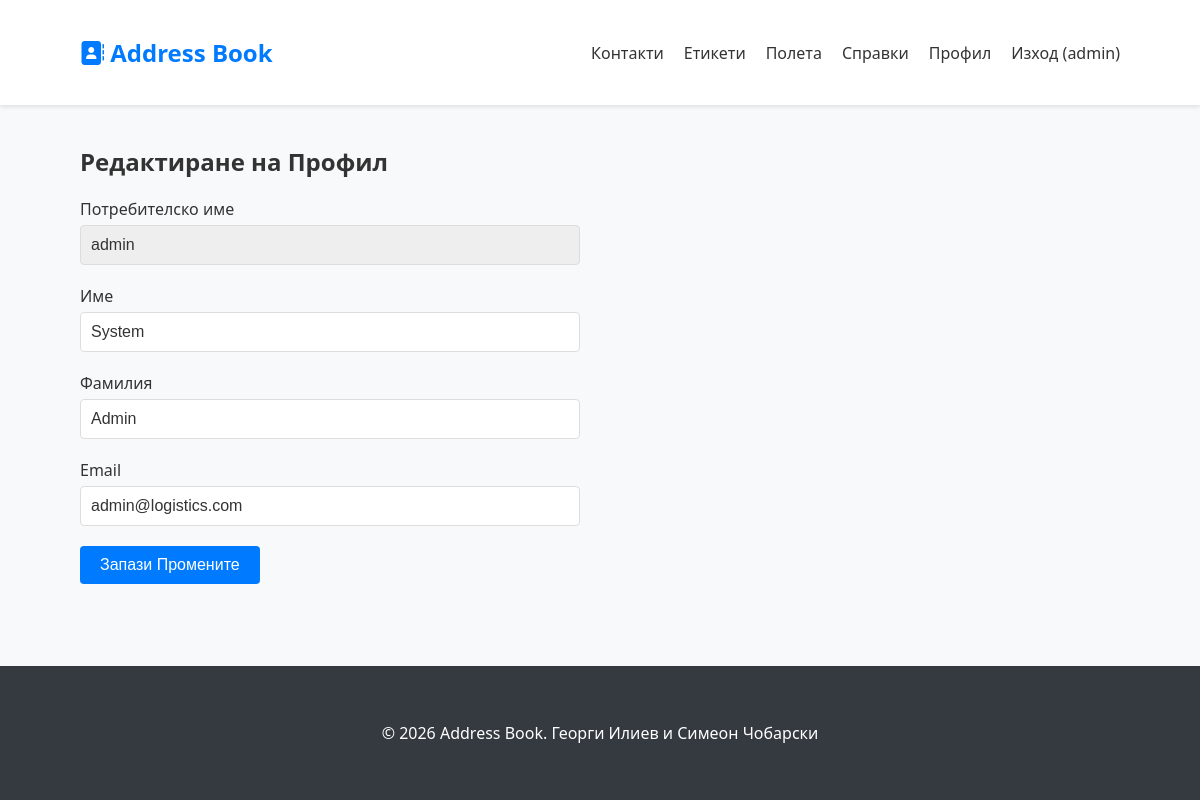
Page /auth/profile.php (signed in) on the earlier database version.
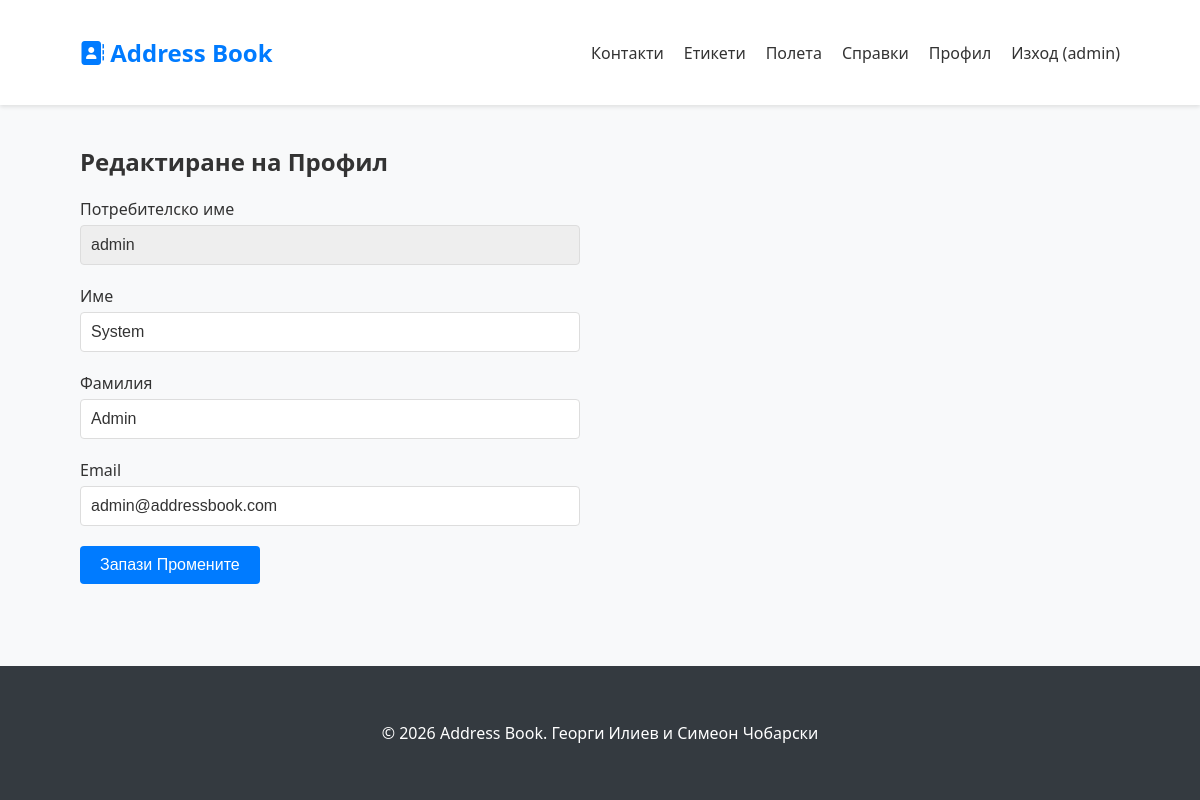
Same page on the later database version.
### tables this page shows
CREATE TABLE IF NOT EXISTS `users` (
  `id` int(11) NOT NULL AUTO_INCREMENT,
  `username` varchar(50) NOT NULL,
  `password` varchar(255) NOT NULL,
  `role` enum('admin','employee','client') NOT NULL DEFAULT 'client',
  `first_name` varchar(100) NOT NULL,
  `last_name` varchar(100) NOT NULL,
  `email` varchar(100) DEFAULT NULL,
  PRIMARY KEY (`id`),
  UNIQUE KEY `username` (`username`)
);

### classes/User.php (called while the page is built, shortened)
<?php
class User
{
    private $pdo;
    public function __construct($pdo)
    {
        $this->pdo = $pdo;
    }
    public function getUserById($id)
    {
        try {
            $stmt = $this->pdo->prepare("SELECT id, username, first_name, last_name, email, role FROM users WHERE id = :id");
            $stmt->execute([':id' => $id]);
            return $stmt->fetch();
        } catch (PDOException $e) {
            return false;
        }
    }
}

### auth/profile.php (the view, shortened to what this page needs)
<?php
require_once '../layouts/header.php';
require_once '../classes/User.php';
$userObj = new User($pdo);
$user = $userObj->getUserById($_SESSION['user_id']);
?>
<h2>Редактиране на Профил</h2>
<form method="POST" action="profile.php" style="max-width: 500px;">
    <div class="form-group">
        <label>Потребителско име</label>
        <input type="text" class="form-control" value="<?= htmlspecialchars($user['username']) ?>" disabled style="background: #eee;">
    </div>
    <div class="form-group">
        <label>Име</label>
        <input type="text" name="first_name" class="form-control" value="<?= htmlspecialchars($user['first_name']) ?>" required>
    </div>
    <div class="form-group">
        <label>Фамилия</label>
        <input type="text" name="last_name" class="form-control" value="<?= htmlspecialchars($user['last_name']) ?>" required>
    </div>
    <div class="form-group">
        <label>Email</label>
        <input type="email" name="email" class="form-control" value="<?= htmlspecialchars($user['email']) ?>">
    </div>
    <button type="submit" class="btn btn-primary">Запази Промените</button>
</form>
<?php require_once '../layouts/footer.php'; ?>

### layouts/header.php (shortened to what this page needs)
<!DOCTYPE html>
<html lang="bg">
<head>
    <link rel="stylesheet" href="../assets/css/style.css?v=<?= time() ?>">
    <link rel="stylesheet" href="https://cdnjs.cloudflare.com/ajax/libs/font-awesome/6.0.0/css/all.min.css">
</head>
<body>
    <header>
        <div class="container">
            <div class="logo">
                <a href="../index.php"><i class="fas fa-address-book"></i> Address Book</a>
            </div>
            <nav id="nav-menu">
                <ul>
                    <?php if (isset($_SESSION['user_id'])): ?>
                        <li><a href="../contacts/dashboard.php">Контакти</a></li>
                        <li><a href="../contacts/tags.php">Етикети</a></li>
                        <li><a href="../contacts/custom_fields.php">Полета</a></li>
                        <li><a href="../contacts/reports.php">Справки</a></li>
                        <li><a href="../auth/profile.php">Профил</a></li>
                        <li><a href="../auth/logout.php">Изход (<?= htmlspecialchars($_SESSION['username']) ?>)</a></li>
                    <?php else: ?>
                        <li><a href="../auth/login.php">Вход</a></li>
                        <li><a href="../auth/register.php">Регистрация</a></li>
                    <?php endif; ?>
                </ul>
            </nav>
        </div>
    </header>
    <main class="container">

### layouts/footer.php
</main>
<footer>
    <div class="container">
        <p>&copy; <?= date('Y') ?> Address Book. Георги Илиев и Симеон Чобарски</p>
    </div>
</footer>
</body>
</html>

### assets/css/style.css (style rules this page uses)
:root { --primary-color: #007bff; --secondary-color: #6c757d; --success-color: #28a745; --danger-color: #dc3545; --warning-color: #ffc107; --bg-light: #f8f9fa; --bg-paper: #ffffff; --bg-dark: #343a40; --text-color: #333333; --border-color: #dddddd; --input-bg: #ffffff; }
* { box-sizing: border-box; transition: background-color 0.3s ease, color 0.3s ease; }
body { font-family: 'Segoe UI', Tahoma, Geneva, Verdana, sans-serif; margin: 0; padding: 0; background-color: var(--bg-light); color: var(--text-color); display: flex; flex-direction: column; min-height: 100vh; }
main.container { flex: 1; padding-top: 20px; padding-bottom: 20px; }
a { text-decoration: none; color: inherit; }
.container { width: 90%; max-width: 1200px; margin: 0 auto; padding: 20px; }
header { background-color: var(--bg-paper); box-shadow: 0 2px 4px rgba(0, 0, 0, 0.1); padding: 1rem 0; position: relative; z-index: 1001; }
header .container { display: flex; justify-content: space-between; align-items: center; }
.logo { font-size: 1.5rem; font-weight: bold; color: var(--primary-color); }
nav ul { list-style: none; display: flex; align-items: center; margin: 0; padding: 0; }
nav ul li { margin-left: 20px; }
nav a { color: var(--text-color); font-weight: 500; }
.form-group { margin-bottom: 20px; }
.form-group label { display: block; margin-bottom: 5px; font-weight: 500; }
.form-control { width: 100%; padding: 10px; border: 1px solid var(--border-color); background-color: var(--input-bg); color: var(--text-color); border-radius: 4px; font-size: 1rem; }
.btn { display: inline-block; padding: 10px 20px; border: none; border-radius: 4px; cursor: pointer; font-size: 1rem; transition: background 0.3s; }
.btn-primary { background-color: var(--primary-color); color: #fff; }
footer { background-color: var(--bg-dark); color: #fff; text-align: center; padding: 20px 0; margin-top: auto; }

Differences in the rows shown:
changed users "admin": email "admin@logistics.com" → "admin@addressbook.com"
